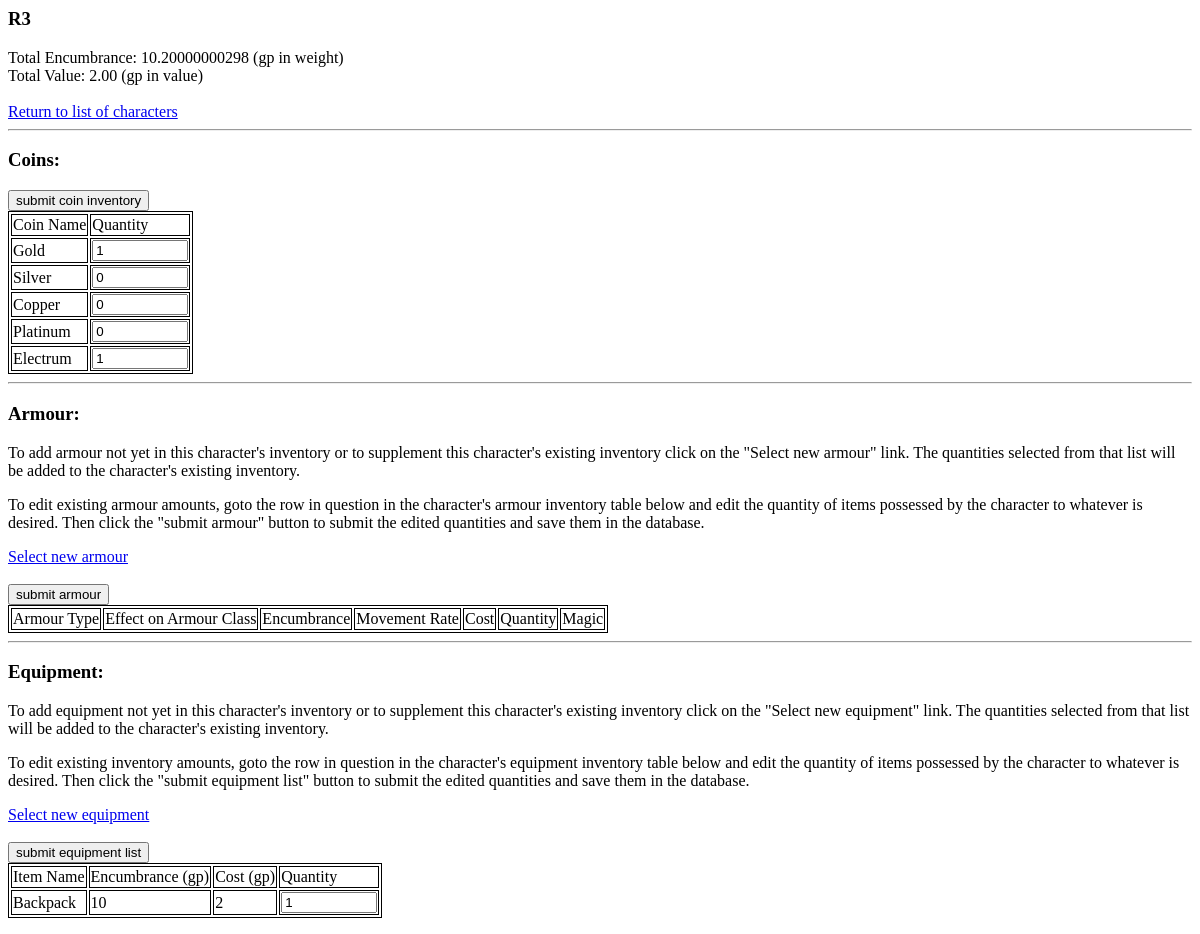
The page /osric_character_tools/equipcharacter.php?CharacterId=50 on the database as committed earlier.
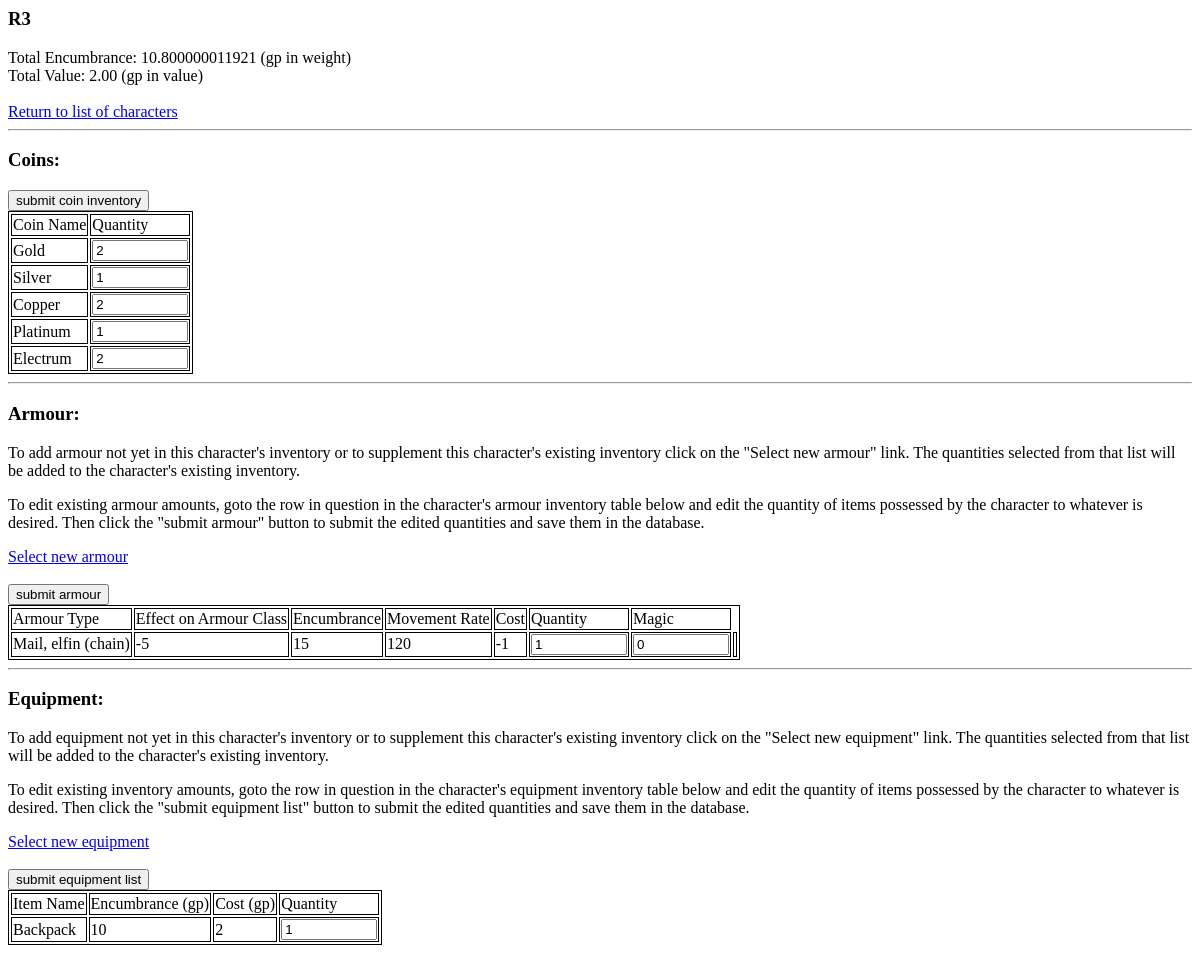
The same page on the database as committed later.
### tables this page shows
CREATE TABLE IF NOT EXISTS `characters` (
  `CharacterName` varchar(255) NOT NULL,
  `CharacterGender` int(11) NOT NULL,
  `CharacterAge` float NOT NULL,
  `CharacterHeight` float NOT NULL,
  `CharacterWeight` float NOT NULL,
  `CharacterId` bigint(20) unsigned NOT NULL AUTO_INCREMENT,
  `CharacterAlignment` int(11) NOT NULL,
  `RaceId` bigint(20) NOT NULL,
  PRIMARY KEY (`CharacterId`)
);

CREATE TABLE IF NOT EXISTS `character_coins` (
  `CharacterId` bigint(20) NOT NULL,
  `CoinId` bigint(20) NOT NULL,
  `Quantity` int(11) NOT NULL,
  PRIMARY KEY (`CharacterId`,`CoinId`)
);

CREATE TABLE IF NOT EXISTS `coins` (
  `CoinId` bigint(20) unsigned NOT NULL AUTO_INCREMENT,
  `CoinName` varchar(16) NOT NULL,
  `CoinValueInGoldCoins` float NOT NULL,
  `CoinEncumbranceInLbs` float NOT NULL,
  PRIMARY KEY (`CoinId`),
  UNIQUE KEY `CoinId` (`CoinId`)
);

CREATE TABLE IF NOT EXISTS `character_items` (
  `CharacterId` bigint(20) NOT NULL,
  `ItemId` bigint(20) NOT NULL,
  `Quantity` int(11) NOT NULL,
  PRIMARY KEY (`CharacterId`,`ItemId`)
);

CREATE TABLE IF NOT EXISTS `items` (
  `ItemName` varchar(64) DEFAULT NULL,
  `ItemEncumbrance` float NOT NULL,
  `ItemCost` float NOT NULL,
  `ItemId` bigint(20) unsigned NOT NULL AUTO_INCREMENT,
  UNIQUE KEY `ItemId` (`ItemId`)
);

CREATE TABLE IF NOT EXISTS `character_armour` (
  `CharacterId` bigint(20) NOT NULL,
  `ArmourId` bigint(20) NOT NULL,
  `Quantity` int(11) NOT NULL,
  `ArmourMagic` int(11) NOT NULL DEFAULT '0',
  `EquipmentStatusId` int(11) NOT NULL DEFAULT '1',
  KEY `CharacterId` (`CharacterId`,`ArmourId`)
);

CREATE TABLE IF NOT EXISTS `armour` (
  `ArmourId` bigint(20) NOT NULL AUTO_INCREMENT,
  `ArmourType` varchar(32) DEFAULT NULL,
  `ArmourEncumbrance` float NOT NULL,
  `ArmourMovementRate` float NOT NULL,
  `ArmourEffectOnArmourClass` int(11) NOT NULL,
  `ArmourCost` float NOT NULL,
  PRIMARY KEY (`ArmourId`)
);

### osric_character_tools/inc/charactertblfuncs.inc (called while the page is built, shortened)
<?php
function getCharacter($cxn,$characterId)
{
	if($characterId == -1)
	{
		$row['CharacterName'] = "Dummy";
		$row['CharacterGender'] = "1";
		$row['CharacterAge'] = "42";
		$row['CharacterHeight'] = "65";
	}
	else
	{
		$query = sprintf("SELECT * FROM `characters` WHERE CharacterId='%s'",$characterId);
		$result = mysqli_query($cxn,$query) or die("Couldn't execute query.");
		$row = mysqli_fetch_assoc($result);
	}
	return $row;
}
?>

### osric_character_tools/inc/characterInventory.inc (called while the page is built, shortened)
<?php
function getTotalItemEncumbrance($cxn, $characterId)
{
	$query = "SELECT SUM(e.TotalItemEncumbrance) AS TotalEncumbrance FROM (SELECT (i.ItemEncumbrance * ci.Quantity) AS TotalItemEncumbrance FROM character_items ci INNER JOIN items i ON ci.ItemId = i.ItemId WHERE ci.CharacterId = '{$characterId}') AS e";
	$result = mysqli_query($cxn,$query) or die("Couldn't execute getTotalEncumbrance query.");
	$row = mysqli_fetch_assoc($result);
	return $row['TotalEncumbrance'];
}
function getTotalCoinEncumbrance($cxn, $characterId)
{
    $query = "SELECT SUM(e.TotalCoinEncumbrance) AS TotalEncumbrance FROM (SELECT (c.CoinEncumbranceInLbs * cc.Quantity) AS TotalCoinEncumbrance FROM character_coins cc INNER JOIN coins c ON cc.CoinId = c.CoinId WHERE cc.CharacterId = '{$characterId}') AS e";
    $result = mysqli_query($cxn,$query) or die("Couldn't execute getTotalCoinEncumbrance.");
    $row = mysqli_fetch_assoc($result);
    return $row['TotalEncumbrance'];
}
function getTotalCost($cxn, $characterId)
{
	$query = "SELECT SUM(e.TotalItemCost) AS TotalCost FROM (SELECT (ci.Quantity * i.ItemCost) AS TotalItemCost FROM character_items ci INNER JOIN items i ON ci.ItemId = i.ItemId WHERE ci.CharacterId = '{$characterId}') AS e";
	$result = mysqli_query($cxn,$query) or die("Couldn't execute getTotalCost query.");
	$row = mysqli_fetch_assoc($result);
	return $row['TotalCost'];
}
?>

### osric_character_tools/equipcharacter.php (the view, shortened to what this page needs)
<?php
include("./inc/misc.inc");
include("./inc/characterInventory.inc");
include("./inc/charactertblfuncs.inc");
$characterId = $_REQUEST['CharacterId'];
$cxn = mysqli_connect($host,$user,$passwd,$dbname) or die("Couldn't connect to server");
$character = getCharacter($cxn,$characterId);
$characterName = $character['CharacterName'];
$totalItemEncumbrance = getTotalItemEncumbrance($cxn,$characterId);
$totalCoinEncumbrance = getTotalCoinEncumbrance($cxn,$characterId);
$totalEncumbrance = $totalItemEncumbrance + $totalCoinEncumbrance;
$totalValue = getTotalCost($cxn,$characterId);
?>
<html>
<link rel="stylesheet" type="text/css" href="./css/class.css" />
<body>
<form action="editCharacterInventory.php" method="POST">
<?php
echo "<h3>{$characterName}</h3>\n";
echo "Total Encumbrance: \n";
echo "{$totalEncumbrance} (gp in weight)";
echo "<br/>\n";
echo "Total Value: \n";
$totalValueStr = sprintf("%01.2f",$totalValue);
echo "{$totalValueStr} (gp in value)";
echo "<br/>\n<br/>\n";
echo "<a href='characters.php'>Return to list of characters</a>\n";
echo "<hr/>\n";
echo "<h3>Coins:</h3>\n";
echo "<div><input type='submit' value='submit coin inventory'/></div>\n";
echo "<table id='osric_character_coins'>\n";
echo "<tr><td>Coin Name</td><td>Quantity</td></tr>\n";
$query = "SELECT * FROM character_coins cc INNER JOIN coins c on cc.CoinId = c.CoinId WHERE cc.CharacterId = $characterId";
$result = mysqli_query($cxn,$query) or die("Couldn't execute query.");
while($row = mysqli_fetch_assoc($result))
{
    echo "<tr>";
    echo "<td>{$row['CoinName']}</td>";
    $coinId = $row['CoinId'];
	if($row['Quantity']){
		$coinQuantity = $row['Quantity'];
	}
	else {
		$coinQuantity = 0;
	}
	echo "<td><input type='number' min='0' max='9999999' name='editedCoin{$coinId}' value='{$coinQuantity}'></input></td>";
    echo "</tr>\n";
}
echo "</table>\n";
echo "<hr/>\n";
echo "<h3>Armour:</h3>\n";
echo "<p>To add armour not yet in this character's inventory or to supplement this character's existing inventory click on the \"Select new armour\" link.  The quantities selected from that list will be added to the character's existing inventory.</p>\n";
echo "<p>To edit existing armour amounts, goto the row in question in the character's armour inventory table below and edit the quantity of items possessed by the character to whatever is desired.  Then click the \"submit armour\" button to submit the edited quantities and save them in the database.</p>\n";
echo "<div><a href='selectarmour.php?CharacterId={$characterId}'>Select new armour</a></div>";
echo "<br/>\n";
echo "<div><input type='submit' value='submit armour'/></div>\n";
echo "<table id='osric_character_armour'>\n";
echo "<tr><td>Armour Type</td><td>Effect on Armour Class</td><td>Encumbrance</td><td>Movement Rate</td><td>Cost</td><td>Quantity</td><td>Magic</td></tr>\n";
$query = "SELECT * FROM character_armour ca INNER JOIN armour a ON ca.ArmourId = a.ArmourId WHERE ca.CharacterId = $characterId";
$result = mysqli_query($cxn,$query) or die("Couldn't execute query.");
$armourQuantity = 0;
$i = 0;
while($row = mysqli_fetch_assoc($result))
{
    echo "<tr>";
	echo "<td>{$row['ArmourType']}</td>";
	echo "<td>{$row['ArmourEffectOnArmourClass']}</td>";
    echo "<td>{$row['ArmourEncumbrance']}</td>";
    echo "<td>{$row['ArmourMovementRate']}</td>";
	echo "<td>{$row['ArmourCost']}</td>";
    $armourId = $row['ArmourId'];
	if($row['Quantity']){
		$armourQuantity = $row['Quantity'];
	}
	else {
		$armourQuantity = 0;
	}
    $armourMagic = $row['ArmourMagic'];
	echo "<td><input type='number' min='0' max='9999999' name='armour[{$i}][quantity]' value='{$armourQuantity}'></input></td>";
    echo "<td><input type='number' min='0' max='9999999' name='armour[{$i}][armourMagic]' value='{$armourMagic}'></input></td>";
    echo "<td><input type='hidden' min='0' max='9999999' name='armour[{$i}][armourId]' value='{$armourId}'></input></td>";
    echo "</tr>\n";
    $i = $i + 1;
}
echo "</table>\n";
echo "<hr/>\n";
echo "<h3>Equipment:</h3>";
echo "<p>To add equipment not yet in this character's inventory or to supplement this character's existing inventory click on the \"Select new equipment\" link.  The quantities selected from that list will be added to the character's existing inventory.</p>";
echo "<p>To edit existing inventory amounts, goto the row in question in the character's equipment inventory table below and edit the quantity of items possessed by the character to whatever is desired.  Then click the \"submit equipment list\" button to submit the edited quantities and save them in the database.</p>";
echo "<div><a href='selectequipment.php?CharacterId={$characterId}'>Select new equipment</a></div>";
echo "<br/>";
echo "<div><input type='submit' value='submit equipment list'/></div>";
echo "<table id='osric_character_equipment'>";
echo "<tr><td>Item Name</td><td>Encumbrance (gp)</td><td>Cost (gp)</td><td>Quantity</td></tr>";
$query = "SELECT * FROM character_items ci INNER JOIN items i ON ci.ItemId = i.ItemId WHERE ci.CharacterId = $characterId";
$result = mysqli_query($cxn,$query) or die("Couldn't execute query.");
$itemQuantity = 0;
while($row = mysqli_fetch_assoc($result))
{
	echo "<tr>";
	echo "<td>{$row['ItemName']}</td>";
	echo "<td>{$row['ItemEncumbrance']}</td>";
	echo "<td>{$row['ItemCost']}</td>";
	$itemId = $row['ItemId'];
	if($row['Quantity']){
		$itemQuantity = $row['Quantity'];
	}
	else {
		$itemQuantity = 0;
	}
	echo "<td><input type='number' min='0' max='9999999' name='editedItem{$itemId}' value='{$itemQuantity}'></input></td>";
	echo "</tr>";
}
echo "</table>";
?>
</form>
</body>
</html>

### osric_character_tools/css/class.css (style rules this page uses)
table,td { border: 1px solid black; }

Rows that differ between the two databases and show on the page:
changed character_coins "Gold": Quantity "1" → "2"
changed character_coins "Silver": Quantity "0" → "1"
changed character_coins "Copper": Quantity "0" → "2"
changed character_coins "Platinum": Quantity "0" → "1"
changed character_coins "Electrum": Quantity "1" → "2"
added character_armour: ArmourId.ArmourType "Mail, elfin (chain)", ArmourId.ArmourEffectOnArmourClass "-5", ArmourId.ArmourEncumbrance "15", ArmourId.ArmourMovementRate "120", ArmourId.ArmourCost "-1", Quantity "1", ArmourMagic "0"
Other text that changed with them:
$totalEncumbrance: "10.20000000298" → "10.800000011921"
